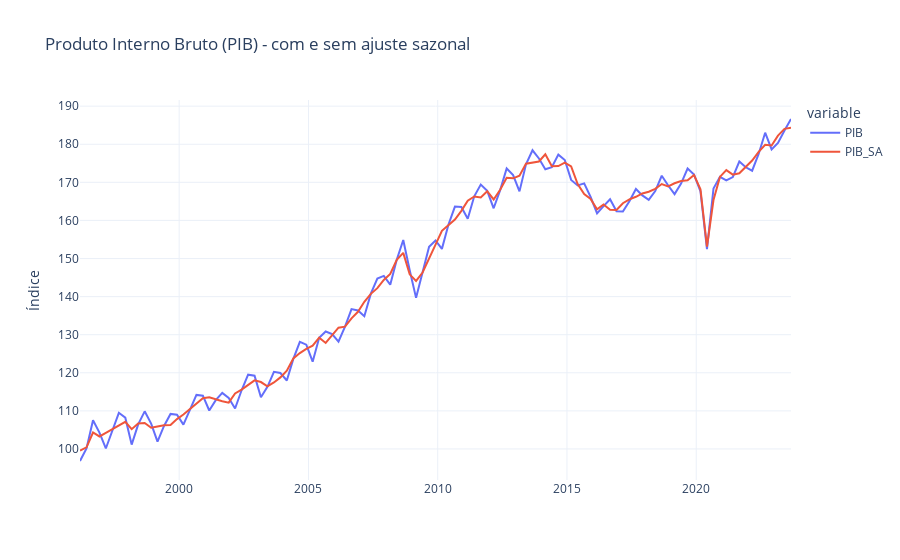

The notebook cell saved with this chart:
### Code cell
fig = pib_df.plot(title='Produto Interno Bruto (PIB) - com e sem ajuste sazonal')
fig.update_layout(xaxis_title='',
                  yaxis_title='Índice',
                  template='plotly_white')
